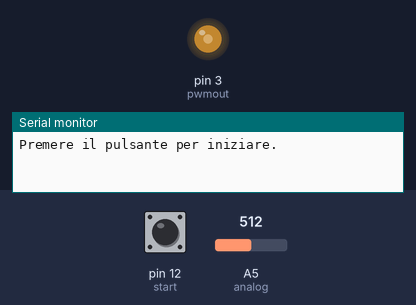
Recording of a sketch running on a simulated Arduino Uno, built with avr-gcc and run on an emulated ATmega328P. On the bench: output pins drawn as LEDs (lit = HIGH), the last lines printed to the serial monitor. Inputs (shaded band) come from the test bench; at power-on: pin 12 (start) LOW, A5 (analog) = 512.

Above: at 1.3 s.
1.4 s: pin 12 (start) pulled HIGH for 0.3 s
At 2.89 s:
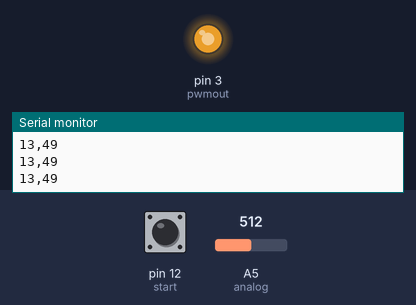
4.4 s: pin 12 (start) pulled HIGH for 1 s
At 7.1 s:
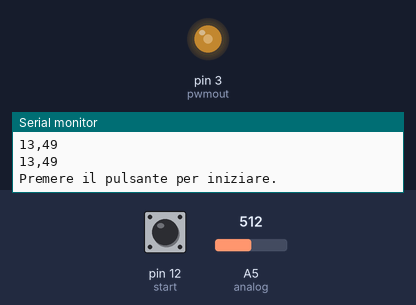
7.4 s: pin 12 (start) pulled HIGH for 3.2 s
At 8.8 s:
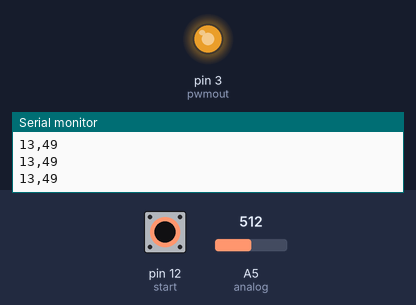
Timing chart, 0 to 13.7 s (numbered marks = the images above; inputs shaded):
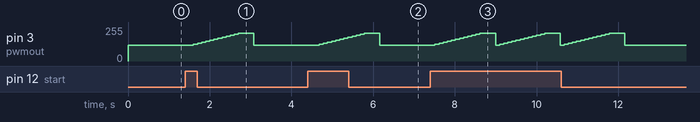

Measured:
- after the input at 1.4 s, pin 3 (pwmout): rises from 119/255 to 207/255 in 1.1 s, then falls to 119/255 in 0.38 s
- after the input at 4.4 s, pin 3 (pwmout): rises from 119/255 to 207/255 in 1.1 s, then falls to 119/255 in 0.38 s
- after the input at 7.4 s, pin 3 (pwmout): 119/255 → 126/255 after 0.11 s, then repeats every 1.6 s: 133/255 0.10 s, 141/255 0.10 s, 148/255 0.10 s, 156/255 0.10 s, 163/255 0.10 s, 171/255 0.10 s, 179/255 0.10 s, 185/255 0.10 s, 193/255 0.10 s, 200/255 0.10 s, 207/255 0.38 s, 119/255 0.10 s, 126/255 0.10 s, until it stays 119/255 from 12.2 s

The sketch:

Arduino_Code.ino
```cpp
int pwmout = 3;
int start = 12;
int analog = A5;
int value = 0;
int grid = 0;
int go = 0;
int rdy = 0;

float anode[15];
float anv = 0;

int garray[] = {119, 126, 133, 141, 148, 156, 163,
                171, 179, 185, 193, 200, 207};
  //119 = -3.01V; 126 = -2.53V; 133 = -2.06V; 141 = -1.51V
  //148 = -1.03V; 156 = -0.49V; 163 = -0.01V; 171 = 0.53V
  //179 = 1.08V; 185 = 1.48V; 193 = 2.03V; 200 = 2.50V; 207 = 2.98V


void setup() {
  Serial.begin(9600);
  pinMode(pwmout, OUTPUT);
  pinMode(start, INPUT);
}

void loop() {

  if (rdy == 0) {
    Serial.println();
    Serial.println("Premere il pulsante per iniziare.");
    //Serial.println();
    rdy = 1;
  }

  grid = garray[0];
  analogWrite(pwmout, grid);

  if (digitalRead(start) == HIGH && go == 0) {
    go = 1;
    Serial.print("Test in corso");
  }

  if (go == 1) {

    anv = 0;

    for (int i = 0; i < 13; i++) {
        grid = garray[i];
        analogWrite(pwmout, grid);

        delay(100);

        value = analogRead(analog);
        anv = value * 0.0049 * 5.376; //Analog value times V/div times 1.47M/330k divider
        anode[i] = anv;

        //Serial.print(".");
    }

    Serial.println();
    //Serial.println("Tensione di test da -3.0V a + 3.0V con 0.5V di incremento.");
    //Serial.println("Tensione anodica rilevata con resistenza da 33k ohm.");
    for (int i = 0; i < 13; i++) {
        String result = String(anode[i], 2); // Converte il numero in una stringa con due decimali
        result.replace('.', ','); // Sostituisce il punto con la virgola
        Serial.println(result);
    }

    go = 0;
    rdy = 0;
}


  delay(250);
}
```
